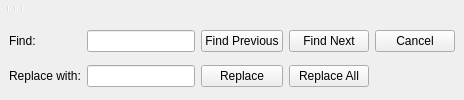
  <widget class="Dock" name="editorDock">
   <attribute name="dockWidgetArea">
    <number>1</number>
   </attribute>
   <widget class="QWidget" name="editorDockContents">
    <layout class="QVBoxLayout" name="verticalLayout">
     <property name="spacing">
      <number>0</number>
     </property>
     <property name="leftMargin">
      <number>0</number>
     </property>
     <property name="topMargin">
      <number>0</number>
     </property>
     <property name="rightMargin">
      <number>0</number>
     </property>
     <property name="bottomMargin">
      <number>0</number>
     </property>
     <item>
      <widget class="QToolBar" name="editortoolbar">
       <addaction name="fileActionNew"/>
       <addaction name="fileActionOpen"/>
       <addaction name="fileActionSave"/>
       <addaction name="separator"/>
       <addaction name="editActionUndo"/>
       <addaction name="editActionRedo"/>
       <addaction name="editActionUnindent"/>
       <addaction name="editActionIndent"/>
       <addaction name="separator"/>
       <addaction name="designActionPreview"/>
       <addaction name="designActionRender"/>
       <addaction name="separator"/>
       <addaction name="fileActionExportSTL"/>
      </widget>
     </item>
     <item>
      <widget class="QFrame" name="find_panel">
       <property name="enabled">
        <bool>true</bool>
       </property>
       <property name="sizePolicy">
        <sizepolicy hsizetype="Preferred" vsizetype="Minimum">
         <horstretch>0</horstretch>
         <verstretch>0</verstretch>
        </sizepolicy>
       </property>
       <property name="frameShape">
        <enum>QFrame::NoFrame</enum>
       </property>
       <property name="frameShadow">
        <enum>QFrame::Raised</enum>
       </property>
       <property name="lineWidth">
        <number>0</number>
       </property>
       <layout class="QGridLayout" name="gridLayout">
        <property name="topMargin">
         <number>0</number>
        </property>
        <property name="bottomMargin">
         <number>0</number>
        </property>
        <property name="verticalSpacing">
         <number>0</number>
        </property>
        <item row="0" column="1">
         <widget class="QLineEdit" name="findInputField">
          <property name="placeholderText">
           <string/>
          </property>
         </widget>
        </item>
        <item row="0" column="2">
         <widget class="QPushButton" name="findPrevButton">
          <property name="text">
           <string>Find Previous</string>
          </property>
         </widget>
        </item>
        <item row="0" column="3">
         <widget class="QPushButton" name="findNextButton">
          <property name="text">
           <string>Find Next</string>
          </property>
         </widget>
        </item>
        <item row="0" column="4">
         <widget class="QPushButton" name="cancelButton">
          <property name="text">
           <string>Cancel</string>
          </property>
         </widget>
        </item>
        <item row="1" column="1">
         <widget class="QLineEdit" name="replaceInputField">
          <property name="placeholderText">
           <string/>
          </property>
         </widget>
        </item>
        <item row="0" column="0">
         <widget class="QLabel" name="findLabel">
          <property name="text">
           <string>Find:</string>
          </property>
         </widget>
        </item>
        <item row="1" column="2">
         <widget class="QPushButton" name="replaceButton">
          <property name="text">
           <string>Replace</string>
          </property>
         </widget>
        </item>
        <item row="1" column="3">
         <widget class="QPushButton" name="replaceAllButton">
          <property name="text">
           <string>Replace All</string>
          </property>
         </widget>
        </item>
        <item row="1" column="0">
         <widget class="QLabel" name="replaceLabel">
          <property name="text">
           <string>Replace with:</string>
          </property>
         </widget>
        </item>
       </layout>
      </widget>
     </item>
    </layout>
   </widget>
   <addaction name="editActionRedo_2"/>
  </widget>
